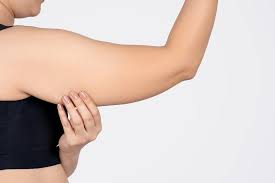
#> input picture images/arm1.jpeg, 275 x 183 px
$ python -i main1.py   (imports and definitions only)
#> lines starting #> are read from the running program, lines starting #| are printed output that depends on the picture; after the words box and inside, x2 and y2 are one past the last pixel; in counts of white or black regions, pixels touching at a corner belong together
#> further down, picture is the input picture: shape (183, 275, 3); mean B, G, R 192.4, 199.9, 216.3
#!/usr/bin/env python3
"""
Band-aid overlay tool for a healthcare assignment.

Usage example:
python main.py --input images/sample_arm.jpg --bandaid images/bandaid.png --output results/result.jpg --method mediapipe
"""
import argparse
import os
import cv2
import numpy as np

# Try to import mediapipe (optional but recommended)
try:
    import mediapipe as mp
    HAS_MEDIAPIPE = True
except Exception:
    HAS_MEDIAPIPE = False

# [28 lines left out: function detect_arm_mediapipe, not called in this run]

def detect_arm_skin_contour(img):
    """
    Fallback simple skin-color segmentation.
    Returns (pt1, center, pt2) where pt1/pt2 are points along the long axis.
    """
    h, w = img.shape[:2]
#> h = 183; w = 275
    img_hsv = cv2.cvtColor(img, cv2.COLOR_BGR2HSV)
#> img_hsv: shape (183, 275, 3); mean H, S, V 77.3, 40.9, 218.5
    # Broad skin range (may need tuning for diverse skin tones)
    lower = np.array([0, 20, 70])
    upper = np.array([25, 255, 255])
    mask = cv2.inRange(img_hsv, lower, upper)
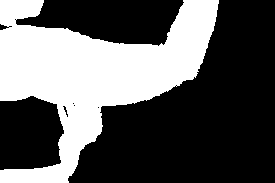
#> mask: shape (183, 275); 36.4% white; 1 white region, box (x1, y1, x2, y2) and area: (0, 0, 219, 183) 18305
    kernel = cv2.getStructuringElement(cv2.MORPH_ELLIPSE, (11,11))
    mask = cv2.morphologyEx(mask, cv2.MORPH_CLOSE, kernel, iterations=2)
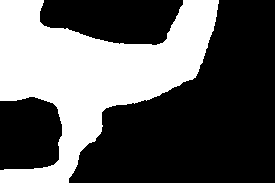
#> mask: shape (183, 275); 37.2% white; 1 white region
    contours, _ = cv2.findContours(mask, cv2.RETR_EXTERNAL, cv2.CHAIN_APPROX_SIMPLE)
#> contours = 1 contour; box (x1, y1, x2, y2) and area: (0, 0, 219, 183) 18296
    if not contours:
        return None
    c = max(contours, key=cv2.contourArea)
#> c = contour of 256 points, box (x1, y1, x2, y2) (0, 0, 219, 183), area 18296
    rect = cv2.minAreaRect(c)
#> rect = ((109, 91), (182, 218), -90)
    center = (int(rect[0][0]), int(rect[0][1]))
#> center = (109, 91)
    width, height = int(rect[1][0]), int(rect[1][1])
#> width = 182; height = 218
    # Return two endpoints along the major axis
    angle = rect[2]
#> angle = -90
    if width >= height:
        half = int(width/2)
        dx = int(np.cos(np.deg2rad(angle)) * half)
        dy = int(np.sin(np.deg2rad(angle)) * half)
    else:
        half = int(height/2)
#> half = 109
        dx = int(np.cos(np.deg2rad(angle+90)) * half)
#> dx = 109
        dy = int(np.sin(np.deg2rad(angle+90)) * half)
#> dy = 0
    pt1 = (center[0]-dx, center[1]-dy)
#> pt1 = (0, 91)
    pt2 = (center[0]+dx, center[1]+dy)
#> pt2 = (218, 91)
    return pt1, center, pt2

# [122 lines left out: functions rotate_and_scale_overlay, overlay_image_alpha, place_band_aid_on_arm, main, not called in this run]

# [2 lines not run here, left out]

>>> import cv2
>>> picture = cv2.imread('images/arm1.jpeg')
>>> result = detect_arm_skin_contour(picture)
#> result = ((0, 91), (109, 91), (218, 91))

$ run again, on images/arm_d.png
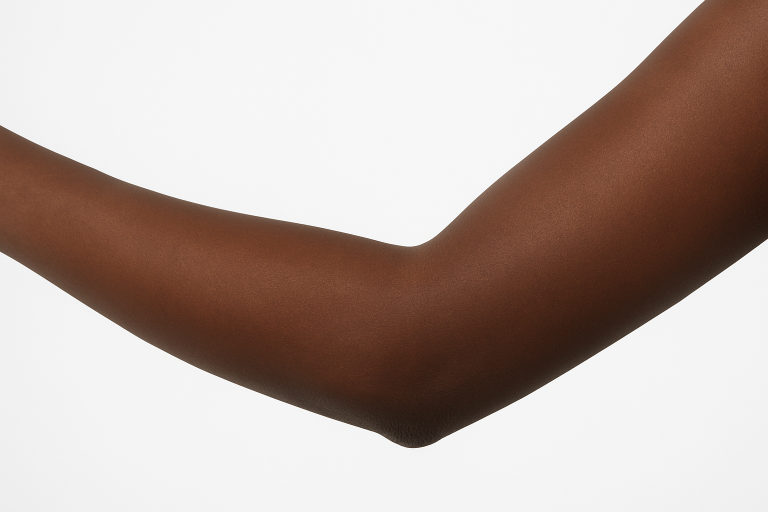
#> input picture images/arm_d.png, 1536 x 1024 px (shown at 1/2 size)
#> picture is the input picture: shape (1024, 1536, 3); mean B, G, R 163.9, 170.6, 185.8
#> img_hsv: shape (1024, 1536, 3); mean H, S, V 42.6, 58.9, 186.2
#> in detect_arm_skin_contour, `mask = cv2.inRange(img_hsv, lower, upper)`:
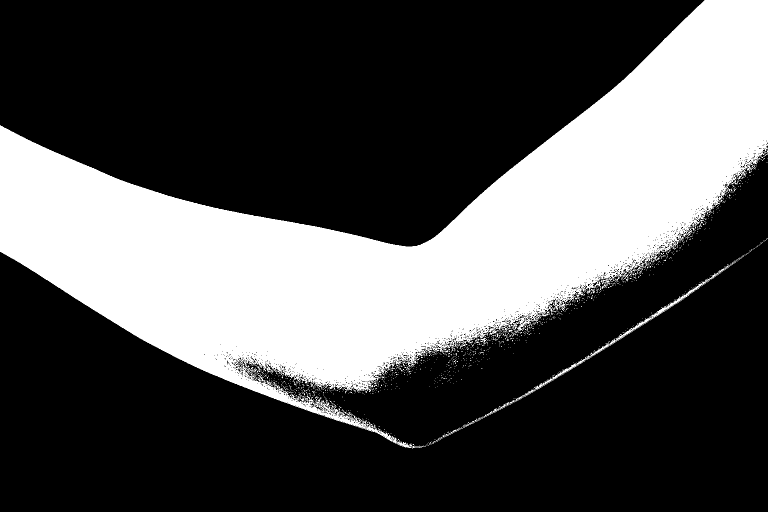
#> mask: shape (1024, 1536) (shown at 1/2 size); 31.7% white; 1069 white regions (1055 under 20 px), largest, box (x1, y1, x2, y2) and area: (0, 0, 1536, 897) 492238, (949, 509, 1489, 844) 2736, (885, 842, 950, 876) 179
#> in detect_arm_skin_contour, `mask = cv2.morphologyEx(mask, cv2.MORPH_CLOSE, kernel, iterations=2)`:
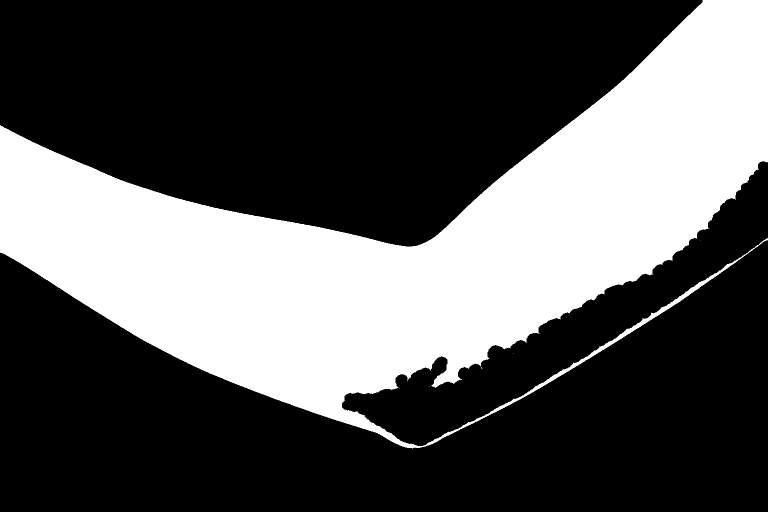
#> mask: shape (1024, 1536) (shown at 1/2 size); 33.8% white; 6 white regions (5 under 20 px)
#> contours = 6 contours, 5 with area under 20; largest, box (x1, y1, x2, y2) and area: (0, 0, 1536, 897) 528527
#> c = contour of 2708 points, box (x1, y1, x2, y2) (0, 0, 1536, 897), area 528527
#> rect = ((812.1, 502.6), (1599.6, 782), -10.09)
#> center = (812, 502)
#> width = 1599; height = 782
#> angle = -10.09
#> half = 799
#> dx = 786
#> dy = -139
#> pt1 = (26, 641)
#> pt2 = (1598, 363)
#> result = ((26, 641), (812, 502), (1598, 363))
